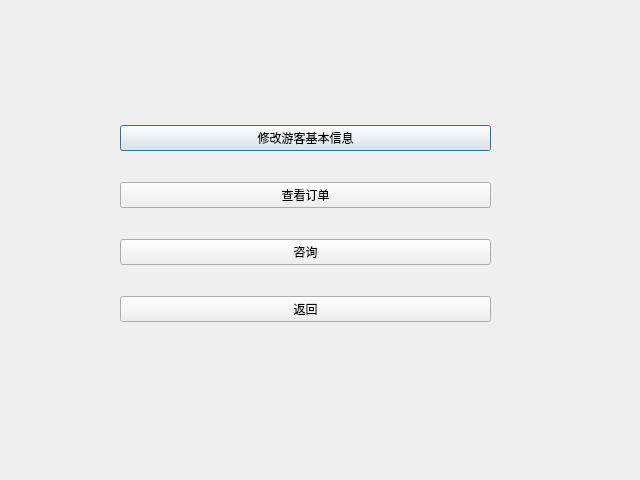
<?xml version="1.0" encoding="UTF-8"?>
<ui version="4.0">
 <class>Manager</class>
 <widget class="QDialog" name="Manager">
  <property name="geometry">
   <rect>
    <x>0</x>
    <y>0</y>
    <width>640</width>
    <height>480</height>
   </rect>
  </property>
  <property name="windowTitle">
   <string>Dialog</string>
  </property>
  <widget class="QWidget" name="verticalLayoutWidget">
   <property name="geometry">
    <rect>
     <x>120</x>
     <y>100</y>
     <width>371</width>
     <height>251</height>
    </rect>
   </property>
   <layout class="QVBoxLayout" name="verticalLayout">
    <item>
     <widget class="QPushButton" name="tourist_modify_btn">
      <property name="text">
       <string>修改游客基本信息</string>
      </property>
     </widget>
    </item>
    <item>
     <widget class="QPushButton" name="oder_lookup">
      <property name="text">
       <string>查看订单</string>
      </property>
     </widget>
    </item>
    <item>
     <widget class="QPushButton" name="contact_btn">
      <property name="text">
       <string>咨询</string>
      </property>
     </widget>
    </item>
    <item>
     <widget class="QPushButton" name="pushButton">
      <property name="text">
       <string>返回</string>
      </property>
     </widget>
    </item>
   </layout>
  </widget>
 </widget>
 <resources/>
 <connections/>
</ui>
